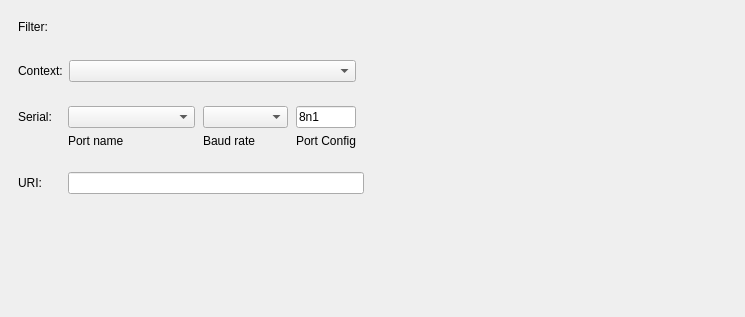
<?xml version="1.0" encoding="UTF-8"?>
<ui version="4.0">
 <class>IioTabWidget</class>
 <widget class="QWidget" name="IioTabWidget">
  <property name="geometry">
   <rect>
    <x>0</x>
    <y>0</y>
    <width>745</width>
    <height>317</height>
   </rect>
  </property>
  <property name="sizePolicy">
   <sizepolicy hsizetype="Preferred" vsizetype="Preferred">
    <horstretch>0</horstretch>
    <verstretch>0</verstretch>
   </sizepolicy>
  </property>
  <property name="minimumSize">
   <size>
    <width>745</width>
    <height>0</height>
   </size>
  </property>
  <property name="windowTitle">
   <string>Form</string>
  </property>
  <layout class="QGridLayout" name="gridLayout_1">
   <property name="leftMargin">
    <number>9</number>
   </property>
   <property name="topMargin">
    <number>9</number>
   </property>
   <property name="rightMargin">
    <number>9</number>
   </property>
   <property name="bottomMargin">
    <number>9</number>
   </property>
   <item row="0" column="0">
    <widget class="QWidget" name="filterWidget" native="true">
     <property name="sizePolicy">
      <sizepolicy hsizetype="Preferred" vsizetype="Preferred">
       <horstretch>0</horstretch>
       <verstretch>0</verstretch>
      </sizepolicy>
     </property>
     <layout class="QHBoxLayout" name="horizontalLayout" stretch="1,7">
      <property name="spacing">
       <number>8</number>
      </property>
      <property name="leftMargin">
       <number>9</number>
      </property>
      <item>
       <widget class="QLabel" name="labelFilter">
        <property name="sizePolicy">
         <sizepolicy hsizetype="Preferred" vsizetype="Preferred">
          <horstretch>0</horstretch>
          <verstretch>0</verstretch>
         </sizepolicy>
        </property>
        <property name="text">
         <string>Filter: </string>
        </property>
       </widget>
      </item>
      <item alignment="Qt::AlignLeft">
       <widget class="QWidget" name="filterCheckBoxes" native="true">
        <property name="sizePolicy">
         <sizepolicy hsizetype="Fixed" vsizetype="Preferred">
          <horstretch>0</horstretch>
          <verstretch>0</verstretch>
         </sizepolicy>
        </property>
        <layout class="QHBoxLayout" name="horizontalLayout_4">
         <property name="spacing">
          <number>10</number>
         </property>
         <property name="leftMargin">
          <number>0</number>
         </property>
         <property name="rightMargin">
          <number>0</number>
         </property>
        </layout>
       </widget>
      </item>
     </layout>
    </widget>
   </item>
   <item row="4" column="0">
    <spacer name="verticalSpacer">
     <property name="orientation">
      <enum>Qt::Vertical</enum>
     </property>
     <property name="sizeHint" stdset="0">
      <size>
       <width>20</width>
       <height>40</height>
      </size>
     </property>
    </spacer>
   </item>
   <item row="1" column="1">
    <spacer name="horizontalSpacer">
     <property name="orientation">
      <enum>Qt::Horizontal</enum>
     </property>
     <property name="sizeType">
      <enum>QSizePolicy::MinimumExpanding</enum>
     </property>
     <property name="sizeHint" stdset="0">
      <size>
       <width>40</width>
       <height>20</height>
      </size>
     </property>
    </spacer>
   </item>
   <item row="1" column="0">
    <widget class="QWidget" name="scanSection" native="true">
     <property name="sizePolicy">
      <sizepolicy hsizetype="Preferred" vsizetype="Fixed">
       <horstretch>0</horstretch>
       <verstretch>0</verstretch>
      </sizepolicy>
     </property>
     <property name="styleSheet">
      <string notr="true"/>
     </property>
     <layout class="QVBoxLayout" name="verticalLayout_5">
      <property name="leftMargin">
       <number>0</number>
      </property>
      <property name="topMargin">
       <number>0</number>
      </property>
      <property name="rightMargin">
       <number>0</number>
      </property>
      <property name="bottomMargin">
       <number>0</number>
      </property>
      <item>
       <widget class="QWidget" name="discoveredContextsWidget" native="true">
        <property name="sizePolicy">
         <sizepolicy hsizetype="Preferred" vsizetype="Preferred">
          <horstretch>0</horstretch>
          <verstretch>0</verstretch>
         </sizepolicy>
        </property>
        <property name="layoutDirection">
         <enum>Qt::LeftToRight</enum>
        </property>
        <layout class="QHBoxLayout" name="horizontalLayout_2" stretch="1,7">
         <item>
          <widget class="QLabel" name="labelContext">
           <property name="sizePolicy">
            <sizepolicy hsizetype="Preferred" vsizetype="Preferred">
             <horstretch>0</horstretch>
             <verstretch>0</verstretch>
            </sizepolicy>
           </property>
           <property name="text">
            <string>Context:</string>
           </property>
          </widget>
         </item>
         <item>
          <widget class="QWidget" name="contextsScanWidget" native="true">
           <layout class="QHBoxLayout" name="horizontalLayout_6" stretch="7,1">
            <property name="spacing">
             <number>8</number>
            </property>
            <property name="leftMargin">
             <number>0</number>
            </property>
            <property name="topMargin">
             <number>0</number>
            </property>
            <property name="rightMargin">
             <number>0</number>
            </property>
            <property name="bottomMargin">
             <number>0</number>
            </property>
            <item>
             <widget class="QComboBox" name="comboBoxContexts">
              <property name="sizePolicy">
               <sizepolicy hsizetype="Preferred" vsizetype="Fixed">
                <horstretch>0</horstretch>
                <verstretch>0</verstretch>
               </sizepolicy>
              </property>
             </widget>
            </item>
            <item>
             <widget class="scopy::AnimationPushButton" name="btnScan" native="true">
              <property name="sizePolicy">
               <sizepolicy hsizetype="Fixed" vsizetype="Fixed">
                <horstretch>0</horstretch>
                <verstretch>0</verstretch>
               </sizepolicy>
              </property>
              <property name="styleSheet">
               <string notr="true"/>
              </property>
              <property name="text" stdset="0">
               <string/>
              </property>
             </widget>
            </item>
           </layout>
          </widget>
         </item>
        </layout>
       </widget>
      </item>
      <item>
       <widget class="QWidget" name="serialSettingsWidget" native="true">
        <property name="sizePolicy">
         <sizepolicy hsizetype="Preferred" vsizetype="Preferred">
          <horstretch>0</horstretch>
          <verstretch>0</verstretch>
         </sizepolicy>
        </property>
        <property name="layoutDirection">
         <enum>Qt::LeftToRight</enum>
        </property>
        <layout class="QGridLayout" name="gridLayout_4" columnstretch="1,3,2,1,1">
         <property name="horizontalSpacing">
          <number>8</number>
         </property>
         <item row="0" column="0">
          <widget class="QLabel" name="labelSerial">
           <property name="sizePolicy">
            <sizepolicy hsizetype="Preferred" vsizetype="Preferred">
             <horstretch>0</horstretch>
             <verstretch>0</verstretch>
            </sizepolicy>
           </property>
           <property name="text">
            <string>Serial: </string>
           </property>
          </widget>
         </item>
         <item row="0" column="3">
          <widget class="QLineEdit" name="editSerialFrameConfig">
           <property name="sizePolicy">
            <sizepolicy hsizetype="Preferred" vsizetype="Preferred">
             <horstretch>0</horstretch>
             <verstretch>0</verstretch>
            </sizepolicy>
           </property>
           <property name="text">
            <string>8n1</string>
           </property>
           <property name="readOnly">
            <bool>false</bool>
           </property>
          </widget>
         </item>
         <item row="1" column="3">
          <widget class="QLabel" name="labelFrameFormat">
           <property name="text">
            <string>Port Config</string>
           </property>
          </widget>
         </item>
         <item row="1" column="2">
          <widget class="QLabel" name="labelBaudRate">
           <property name="text">
            <string>Baud rate</string>
           </property>
          </widget>
         </item>
         <item row="0" column="2">
          <widget class="QComboBox" name="comboBoxBaudRate"/>
         </item>
         <item row="1" column="1">
          <widget class="QLabel" name="labelPortName">
           <property name="text">
            <string>Port name</string>
           </property>
          </widget>
         </item>
         <item row="0" column="1">
          <widget class="QComboBox" name="comboBoxSerialPort"/>
         </item>
         <item row="0" column="4">
          <widget class="scopy::AnimationPushButton" name="btnSerialScan" native="true">
           <property name="sizePolicy">
            <sizepolicy hsizetype="Fixed" vsizetype="Fixed">
             <horstretch>0</horstretch>
             <verstretch>0</verstretch>
            </sizepolicy>
           </property>
           <property name="styleSheet">
            <string notr="true"/>
           </property>
          </widget>
         </item>
        </layout>
       </widget>
      </item>
      <item>
       <widget class="QWidget" name="uriWidget" native="true">
        <property name="sizePolicy">
         <sizepolicy hsizetype="Preferred" vsizetype="Preferred">
          <horstretch>0</horstretch>
          <verstretch>0</verstretch>
         </sizepolicy>
        </property>
        <property name="layoutDirection">
         <enum>Qt::LeftToRight</enum>
        </property>
        <layout class="QGridLayout" name="gridLayout_5" columnstretch="1,7">
         <property name="horizontalSpacing">
          <number>8</number>
         </property>
         <item row="1" column="1">
          <widget class="QLabel" name="uriMessageLabel">
           <property name="text">
            <string/>
           </property>
          </widget>
         </item>
         <item row="0" column="0">
          <widget class="QLabel" name="labelUri">
           <property name="sizePolicy">
            <sizepolicy hsizetype="Preferred" vsizetype="Preferred">
             <horstretch>0</horstretch>
             <verstretch>0</verstretch>
            </sizepolicy>
           </property>
           <property name="text">
            <string>URI:</string>
           </property>
          </widget>
         </item>
         <item row="0" column="1">
          <widget class="QLineEdit" name="editUri">
           <property name="sizePolicy">
            <sizepolicy hsizetype="Preferred" vsizetype="Fixed">
             <horstretch>0</horstretch>
             <verstretch>0</verstretch>
            </sizepolicy>
           </property>
          </widget>
         </item>
        </layout>
       </widget>
      </item>
     </layout>
    </widget>
   </item>
   <item row="3" column="0" alignment="Qt::AlignRight">
    <widget class="QWidget" name="btnsWidget_2" native="true">
     <property name="sizePolicy">
      <sizepolicy hsizetype="Minimum" vsizetype="Preferred">
       <horstretch>0</horstretch>
       <verstretch>0</verstretch>
      </sizepolicy>
     </property>
     <layout class="QHBoxLayout" name="horizontalLayout_3">
      <item>
       <widget class="scopy::AnimationPushButton" name="btnVerify" native="true">
        <property name="sizePolicy">
         <sizepolicy hsizetype="Fixed" vsizetype="Fixed">
          <horstretch>0</horstretch>
          <verstretch>0</verstretch>
         </sizepolicy>
        </property>
        <property name="autoFillBackground">
         <bool>false</bool>
        </property>
        <property name="styleSheet">
         <string notr="true">QPushButton{width: 95px;
								height: 40px;
						 		font-size: 12px;
						   		text-align: center;
						   		font-weight: bold;
						   		padding-left: 15px;
						   		padding-right: 15px;
						 		}</string>
        </property>
        <property name="text" stdset="0">
         <string>Verify</string>
        </property>
       </widget>
      </item>
     </layout>
    </widget>
   </item>
  </layout>
 </widget>
 <customwidgets>
  <customwidget>
   <class>scopy::AnimationPushButton</class>
   <extends>QWidget</extends>
   <header location="global">animationpushbutton.h</header>
  </customwidget>
 </customwidgets>
 <resources/>
 <connections/>
</ui>
